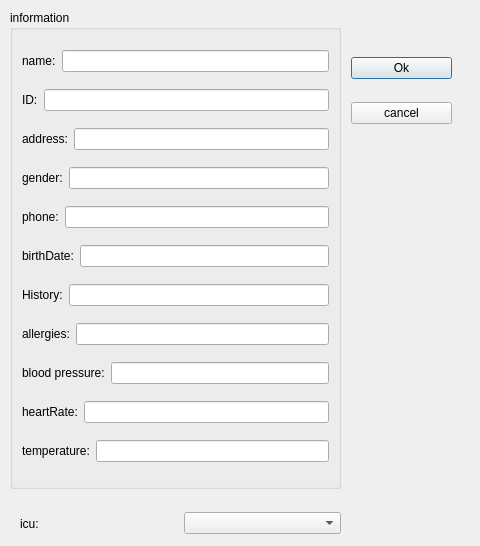
<?xml version="1.0" encoding="UTF-8"?>
<ui version="4.0">
 <class>addNewPatient</class>
 <widget class="QDialog" name="addNewPatient">
  <property name="geometry">
   <rect>
    <x>0</x>
    <y>0</y>
    <width>480</width>
    <height>546</height>
   </rect>
  </property>
  <property name="windowTitle">
   <string>Dialog</string>
  </property>
  <widget class="QWidget" name="layoutWidget">
   <property name="geometry">
    <rect>
     <x>351</x>
     <y>40</y>
     <width>101</width>
     <height>101</height>
    </rect>
   </property>
   <layout class="QVBoxLayout" name="verticalLayout">
    <item>
     <widget class="QPushButton" name="pushButton">
      <property name="text">
       <string>Ok</string>
      </property>
     </widget>
    </item>
    <item>
     <widget class="QPushButton" name="pushButton_2">
      <property name="text">
       <string>cancel</string>
      </property>
     </widget>
    </item>
   </layout>
  </widget>
  <widget class="QWidget" name="layoutWidget">
   <property name="geometry">
    <rect>
     <x>10</x>
     <y>10</y>
     <width>331</width>
     <height>479</height>
    </rect>
   </property>
   <layout class="QVBoxLayout" name="verticalLayout_3">
    <item>
     <widget class="QGroupBox" name="groupBox">
      <property name="title">
       <string>information</string>
      </property>
      <layout class="QVBoxLayout" name="verticalLayout_2">
       <item>
        <layout class="QHBoxLayout" name="horizontalLayout">
         <item>
          <widget class="QLabel" name="label">
           <property name="text">
            <string>name:</string>
           </property>
           <property name="buddy">
            <cstring>lineEdit</cstring>
           </property>
          </widget>
         </item>
         <item>
          <widget class="QLineEdit" name="lineEdit"/>
         </item>
        </layout>
       </item>
       <item>
        <layout class="QHBoxLayout" name="horizontalLayout_2">
         <item>
          <widget class="QLabel" name="label_2">
           <property name="text">
            <string>ID:</string>
           </property>
           <property name="buddy">
            <cstring>lineEdit_2</cstring>
           </property>
          </widget>
         </item>
         <item>
          <widget class="QLineEdit" name="lineEdit_2"/>
         </item>
        </layout>
       </item>
       <item>
        <layout class="QHBoxLayout" name="horizontalLayout_3">
         <item>
          <widget class="QLabel" name="label_3">
           <property name="text">
            <string>address:</string>
           </property>
           <property name="buddy">
            <cstring>lineEdit_3</cstring>
           </property>
          </widget>
         </item>
         <item>
          <widget class="QLineEdit" name="lineEdit_3"/>
         </item>
        </layout>
       </item>
       <item>
        <layout class="QHBoxLayout" name="horizontalLayout_4">
         <item>
          <widget class="QLabel" name="label_4">
           <property name="text">
            <string>gender:</string>
           </property>
           <property name="buddy">
            <cstring>lineEdit_4</cstring>
           </property>
          </widget>
         </item>
         <item>
          <widget class="QLineEdit" name="lineEdit_4"/>
         </item>
        </layout>
       </item>
       <item>
        <layout class="QHBoxLayout" name="horizontalLayout_5">
         <item>
          <widget class="QLabel" name="label_5">
           <property name="text">
            <string>phone:</string>
           </property>
           <property name="buddy">
            <cstring>lineEdit_5</cstring>
           </property>
          </widget>
         </item>
         <item>
          <widget class="QLineEdit" name="lineEdit_5"/>
         </item>
        </layout>
       </item>
       <item>
        <layout class="QHBoxLayout" name="horizontalLayout_6">
         <item>
          <widget class="QLabel" name="label_6">
           <property name="text">
            <string>birthDate:</string>
           </property>
           <property name="buddy">
            <cstring>lineEdit_6</cstring>
           </property>
          </widget>
         </item>
         <item>
          <widget class="QLineEdit" name="lineEdit_6"/>
         </item>
        </layout>
       </item>
       <item>
        <layout class="QHBoxLayout" name="horizontalLayout_7">
         <item>
          <widget class="QLabel" name="label_7">
           <property name="text">
            <string>History:</string>
           </property>
           <property name="buddy">
            <cstring>lineEdit_7</cstring>
           </property>
          </widget>
         </item>
         <item>
          <widget class="QLineEdit" name="lineEdit_7"/>
         </item>
        </layout>
       </item>
       <item>
        <layout class="QHBoxLayout" name="horizontalLayout_8">
         <item>
          <widget class="QLabel" name="label_8">
           <property name="text">
            <string>allergies:</string>
           </property>
           <property name="buddy">
            <cstring>lineEdit_8</cstring>
           </property>
          </widget>
         </item>
         <item>
          <widget class="QLineEdit" name="lineEdit_8"/>
         </item>
        </layout>
       </item>
       <item>
        <layout class="QHBoxLayout" name="horizontalLayout_9">
         <item>
          <widget class="QLabel" name="label_9">
           <property name="text">
            <string>blood pressure:</string>
           </property>
           <property name="buddy">
            <cstring>lineEdit_9</cstring>
           </property>
          </widget>
         </item>
         <item>
          <widget class="QLineEdit" name="lineEdit_9"/>
         </item>
        </layout>
       </item>
       <item>
        <layout class="QHBoxLayout" name="horizontalLayout_10">
         <item>
          <widget class="QLabel" name="label_10">
           <property name="text">
            <string>heartRate:</string>
           </property>
           <property name="buddy">
            <cstring>lineEdit_10</cstring>
           </property>
          </widget>
         </item>
         <item>
          <widget class="QLineEdit" name="lineEdit_10"/>
         </item>
        </layout>
       </item>
       <item>
        <layout class="QHBoxLayout" name="horizontalLayout_11">
         <item>
          <widget class="QLabel" name="label_11">
           <property name="text">
            <string>temperature:</string>
           </property>
           <property name="buddy">
            <cstring>lineEdit_11</cstring>
           </property>
          </widget>
         </item>
         <item>
          <widget class="QLineEdit" name="lineEdit_11"/>
         </item>
        </layout>
       </item>
      </layout>
     </widget>
    </item>
   </layout>
  </widget>
  <widget class="QWidget" name="">
   <property name="geometry">
    <rect>
     <x>20</x>
     <y>510</y>
     <width>321</width>
     <height>27</height>
    </rect>
   </property>
   <layout class="QHBoxLayout" name="horizontalLayout_12">
    <item>
     <widget class="QLabel" name="label_12">
      <property name="text">
       <string>icu:</string>
      </property>
     </widget>
    </item>
    <item>
     <widget class="QComboBox" name="comboBox"/>
    </item>
   </layout>
  </widget>
 </widget>
 <resources/>
 <connections>
  <connection>
   <sender>pushButton</sender>
   <signal>clicked()</signal>
   <receiver>addNewPatient</receiver>
   <slot>exec()</slot>
   <hints>
    <hint type="sourcelabel">
     <x>394</x>
     <y>62</y>
    </hint>
    <hint type="destinationlabel">
     <x>369</x>
     <y>13</y>
    </hint>
   </hints>
  </connection>
  <connection>
   <sender>pushButton_2</sender>
   <signal>clicked()</signal>
   <receiver>addNewPatient</receiver>
   <slot>close()</slot>
   <hints>
    <hint type="sourcelabel">
     <x>364</x>
     <y>112</y>
    </hint>
    <hint type="destinationlabel">
     <x>438</x>
     <y>119</y>
    </hint>
   </hints>
  </connection>
 </connections>
</ui>
